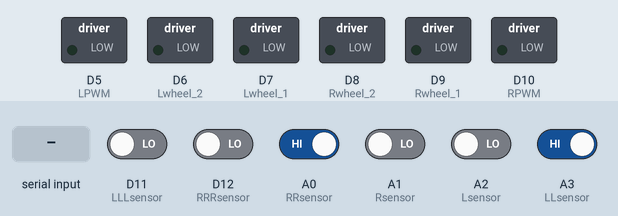
Simulated run of this sketch. Board: Arduino Nano 33 BLE. Parts: switched loads named in the sketch (green lamp = pin HIGH). Inputs (shaded band) come from the test bench; at power-on: A0 (RRsensor), A3 (LLsensor) HIGH, A1 (Rsensor), A2 (Lsensor), D11 (LLLsensor), D12 (RRRsensor) LOW. What the sketch prints to the serial monitor is not drawn.

Above: at 1.2 s.
1.3 s: A0 (RRsensor) driven LOW
At 2.4 s:
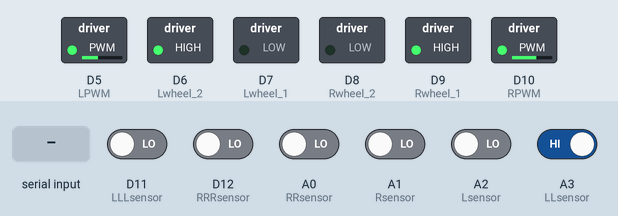
2.8 s: A1 (Rsensor) driven HIGH
At 4.0 s:
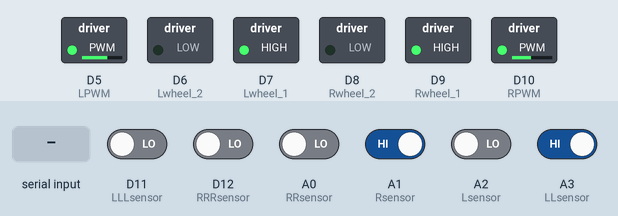
4.3 s: "c" received over the second serial link
At 5.5 s:
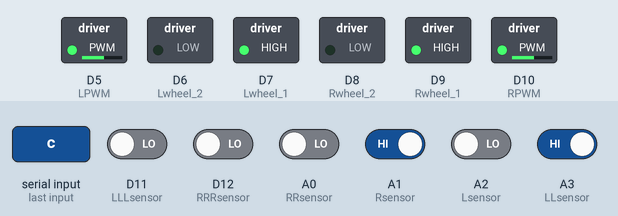
5.8 s: "u" received over the second serial link
At 7.2 s:
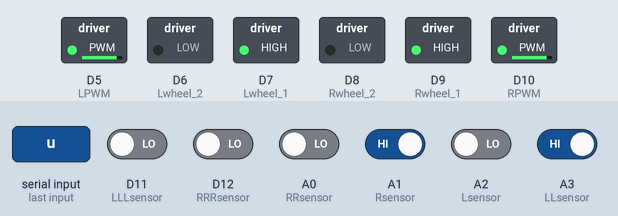
Timing chart, 0 to 8.3 s (numbered marks = the images above; inputs shaded):
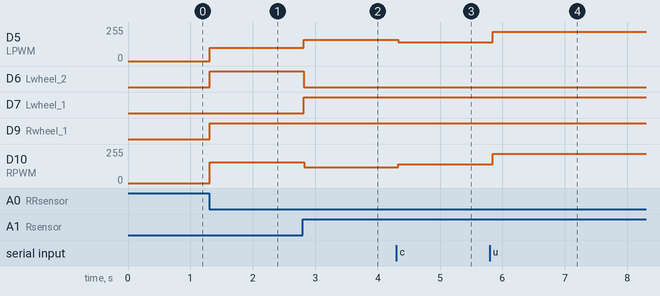

Measured:
- after the input at 1.3 s, D5 (LPWM): 0/255 → 100/255 at once; D6 (Lwheel_2), D9 (Rwheel_1): LOW → HIGH at once; D10 (RPWM): 0/255 → 155/255 at once
- after the input at 2.8 s, D5 (LPWM): 100/255 → 160/255 at once; D6 (Lwheel_2): HIGH → LOW at once; D7 (Lwheel_1): LOW → HIGH at once; D10 (RPWM): 155/255 → 120/255 at once
- after the input at 4.3 s, D5 (LPWM): 160/255 → 140/255 at once; D10 (RPWM): 120/255 → 140/255 at once
- after the input at 5.8 s, D5 (LPWM), D10 (RPWM): 140/255 → 220/255 after 0.05 s

The sketch:

1027.ino
```cpp
#include <SoftwareSerial.h>

#include <Arduino_APDS9960.h>

#define BT_RXD 2

#define BT_TXD 1

SoftwareSerial bluetooth(BT_RXD, BT_TXD);

int trigerPin = 0;

int echoPin = 13;
////////////////////////////////////////////////센서핀
int LLLsensor = 11;  int LLLval = 0;

int LLsensor = 17;  int LLval = 0;

int Rsensor = 15;  int Rval = 0;

int Lsensor = 16; int Lval = 0;

int RRsensor = 14;   int RRval = 0;

int RRRsensor = 12;   int RRRval = 0;
////////////////////////////////////////////////모터핀
int RPWM = 10; int Rwheel_1 = 9; int Rwheel_2 = 8;

int LPWM = 5; int Lwheel_1 = 7; int Lwheel_2 = 6;
////////////////////////////////////////////////
int weight = 0; // 가중치

int speed = 120;

char nowState = ' ';

char nowBT = ' ';

char lastBT = ' ';

void setup() {
  Serial.begin(9600);
  bluetooth.begin(9600);

  //적외선센서핀 RRR이 가장바깥쪽 Right
  pinMode(Rsensor, INPUT);
  pinMode(Lsensor, INPUT);
  pinMode(LLsensor, INPUT);
  pinMode(RRsensor, INPUT);
  pinMode(LLLsensor, INPUT);
  pinMode(RRRsensor, INPUT);
  //모터드라이브 핀
  pinMode(RPWM, OUTPUT);
  pinMode(LPWM, OUTPUT);
  pinMode(Rwheel_1, OUTPUT);
  pinMode(Rwheel_2, OUTPUT);
  pinMode(Lwheel_1, OUTPUT);
  pinMode(Lwheel_2, OUTPUT);
}

void loop() {
  unsigned long currentMillis = millis();
  //적외선센서값 받기
  Rval = digitalRead(Rsensor);
  Lval = digitalRead(Lsensor);
  RRval = digitalRead(RRsensor);
  LLval = digitalRead(LLsensor);
  RRRval = digitalRead(RRRsensor);
  LLLval = digitalRead(LLLsensor);

  SerialMonitor();
  //RGB센서값 받기

  Auto();

  //blueTooth값 받기.
  if (bluetooth.available())
  {
    nowBT = bluetooth.read();//현재값을 nowBT에 저장
    Serial.print("뭐가왔는가");
    Serial.println(nowBT);
    if (nowBT == 'a' || nowBT == 'c')
    { //수동,자동일경우만 lastBT에 저장.
      lastBT = nowBT;
    }

  }
  //수동모드,자동모드 설정
  //버튼을 누르는상태이면 touchDown으로 소문자
  //버튼을 때는순간 touchUp으로 대문자
  if (lastBT == 'a')
  { //자동이면
    Auto();
    Serial.println("자동");
  }
  else if (lastBT == 'c')
  {
    LWheel(20);
    RWheel(20);
    switch (nowBT)
    {
      case 'u'://전진
        while (bluetooth.read() != 'U') //버튼을떼기 전까지
        {
          LWheel(100);
          RWheel(100);
          Serial.println("전진");
          delay(50);
        }
        break;
      case 'd'://후진
        while (bluetooth.read() != 'D') //버튼을떼기 전까지
        {
          MLWheel(20);
          MRWheel(20);
          Serial.println("후진");
          delay(50);
        }
        break;
      case 'l'://좌회전
        while (bluetooth.read() != 'L') //버튼을떼기 전까지
        {
          LWheel(20);
          RWheel(120);
          Serial.println("좌회전");
          delay(50);
        }
        break;
      case 'r'://우회전
        while (bluetooth.read() != 'R') //버튼을떼기 전까지
        {
          LWheel(140);
          RWheel(20);
          Serial.println("우회전");
          delay(50);
        }
        break;
    }
    nowBT = 'c';
  }
  delay(100);
}
void LWheel(int weight)
{

  digitalWrite(Lwheel_1 , HIGH);
  digitalWrite(Lwheel_2 , LOW);
  analogWrite(LPWM, speed + weight);
  Serial.print("LWheel = ");
  Serial.println((String)weight);
}
void RWheel(int weight)
{
  digitalWrite(Rwheel_1 , HIGH);
  digitalWrite(Rwheel_2 , LOW);
  analogWrite(RPWM, speed + weight);
  Serial.print("RWheel = ");
  Serial.println((String)weight);
}
void MLWheel(int weight)
{

  digitalWrite(Lwheel_1 , LOW);
  digitalWrite(Lwheel_2 , HIGH);
  analogWrite(LPWM, speed + weight);
  Serial.print("MLWheel = ");
  Serial.println((String)weight);
}
void MRWheel(int weight)
{
  digitalWrite(Rwheel_1 , LOW);
  digitalWrite(Rwheel_2 , HIGH);
  analogWrite(RPWM, speed + weight);
  Serial.print("MRWheel = ");
  Serial.println((String)weight);
}
void SerialMonitor()
{
  Serial.print("LLLval = " + (String)LLLval);
  Serial.print("  LLval = " + (String)LLval);
  Serial.print("  Lval = " + (String)Lval);
  Serial.print("  Rval = " + (String)Rval);
  Serial.print("  RRval = " + (String)RRval);
  Serial.print("  RRRval = " + (String)RRRval);
  Serial.println("");
}
void Auto()//Auto
{
  if ((Rval == 1 && Lval == 1 ) || (RRval == 0 && LLval == 0 ))
  {
    LWheel(0);
    RWheel(0);
  }
  else if ((Rval == 1 && Lval == 0 ) || (RRval == 0 && LLval == 0 ))
  {
    LWheel(40);
    RWheel(0);
  }
  else if ((Rval == 0 && Lval == 1 ) || (RRval == 0 && LLval == 0 ))
  {
    LWheel(00);
    RWheel(40);
  }
  else if (Rval == 0 && RRval == 0 && ((Lval || LLval) == 1))
  {
    MLWheel(-20);
    RWheel(35);
    nowState = 'R';
  }
  else if (Rval == 1 && RRval == 0 && ((Lval || LLval) == 1))
  {
    MLWheel(-20);
    RWheel(25);
    nowState = 'R';
  }
  else if (Rval == 0 && RRval == 0 && Lval == 0 && LLval == 0)
  {
    if (nowState == 'R')
    {
      MLWheel(-22);
      RWheel(45);
    }
    else if (nowState == 'L')
    {
      LWheel(45);
      MRWheel(-20);
    }
  }
  else if (Lval == 0 && LLval == 0 && ((Rval || RRval) == 1))
  {
    MRWheel(-20);
    LWheel(35);
    nowState = 'L';
  }
  else if (Lval == 1 && LLval == 0 && ((Rval || RRval) == 1))
  {
    MRWheel(-20);
    LWheel(25);
    nowState = 'L';
  }
}
int UltraSound()
{
  digitalWrite(trigerPin, HIGH);
  delayMicroseconds(10);
  digitalWrite(trigerPin, LOW);
  int distance = pulseIn(echoPin, HIGH) / 58;
  Serial.println("distance = " + String(distance));
  return distance;
}
```
